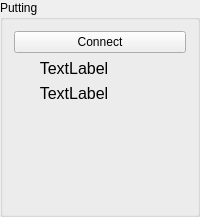
             <widget class="QGroupBox" name="groupBox_3">
              <property name="title">
               <string>Putting</string>
              </property>
              <layout class="QHBoxLayout" name="horizontalLayout_3">
               <property name="sizeConstraint">
                <enum>QLayout::SizeConstraint::SetDefaultConstraint</enum>
               </property>
               <item>
                <layout class="QVBoxLayout" name="verticalLayout_2">
                 <property name="sizeConstraint">
                  <enum>QLayout::SizeConstraint::SetDefaultConstraint</enum>
                 </property>
                 <item>
                  <widget class="QPushButton" name="putting_server_button">
                   <property name="sizePolicy">
                    <sizepolicy hsizetype="Minimum" vsizetype="Maximum">
                     <horstretch>0</horstretch>
                     <verstretch>0</verstretch>
                    </sizepolicy>
                   </property>
                   <property name="maximumSize">
                    <size>
                     <width>200</width>
                     <height>30</height>
                    </size>
                   </property>
                   <property name="text">
                    <string>Connect</string>
                   </property>
                  </widget>
                 </item>
                 <item>
                  <widget class="QLabel" name="putting_system_label">
                   <property name="sizePolicy">
                    <sizepolicy hsizetype="Maximum" vsizetype="Preferred">
                     <horstretch>0</horstretch>
                     <verstretch>0</verstretch>
                    </sizepolicy>
                   </property>
                   <property name="minimumSize">
                    <size>
                     <width>120</width>
                     <height>0</height>
                    </size>
                   </property>
                   <property name="font">
                    <font>
                     <pointsize>12</pointsize>
                     <bold>false</bold>
                    </font>
                   </property>
                   <property name="text">
                    <string>TextLabel</string>
                   </property>
                   <property name="alignment">
                    <set>Qt::AlignmentFlag::AlignCenter</set>
                   </property>
                   <property name="margin">
                    <number>5</number>
                   </property>
                  </widget>
                 </item>
                 <item>
                  <widget class="QLabel" name="putting_server_status_label">
                   <property name="sizePolicy">
                    <sizepolicy hsizetype="Maximum" vsizetype="Preferred">
                     <horstretch>0</horstretch>
                     <verstretch>0</verstretch>
                    </sizepolicy>
                   </property>
                   <property name="minimumSize">
                    <size>
                     <width>120</width>
                     <height>0</height>
                    </size>
                   </property>
                   <property name="font">
                    <font>
                     <pointsize>12</pointsize>
                     <bold>false</bold>
                    </font>
                   </property>
                   <property name="text">
                    <string>TextLabel</string>
                   </property>
                   <property name="alignment">
                    <set>Qt::AlignmentFlag::AlignCenter</set>
                   </property>
                   <property name="margin">
                    <number>5</number>
                   </property>
                  </widget>
                 </item>
                 <item>
                  <widget class="QLabel" name="putting_rssi_level">
                   <property name="text">
                    <string/>
                   </property>
                   <property name="alignment">
                    <set>Qt::AlignmentFlag::AlignCenter</set>
                   </property>
                   <property name="margin">
                    <number>5</number>
                   </property>
                  </widget>
                 </item>
                 <item>
                  <widget class="QLabel" name="putting_battery_status">
                   <property name="text">
                    <string/>
                   </property>
                   <property name="alignment">
                    <set>Qt::AlignmentFlag::AlignCenter</set>
                   </property>
                   <property name="margin">
                    <number>5</number>
                   </property>
                  </widget>
                 </item>
                 <item>
                  <widget class="QLabel" name="putting_ready_status">
                   <property name="text">
                    <string/>
                   </property>
                   <property name="alignment">
                    <set>Qt::AlignmentFlag::AlignCenter</set>
                   </property>
                   <property name="margin">
                    <number>5</number>
                   </property>
                  </widget>
                 </item>
                 <item>
                  <spacer name="verticalSpacer_2">
                   <property name="orientation">
                    <enum>Qt::Orientation::Vertical</enum>
                   </property>
                   <property name="sizeHint" stdset="0">
                    <size>
                     <width>20</width>
                     <height>40</height>
                    </size>
                   </property>
                  </spacer>
                 </item>
                </layout>
               </item>
              </layout>
             </widget>
